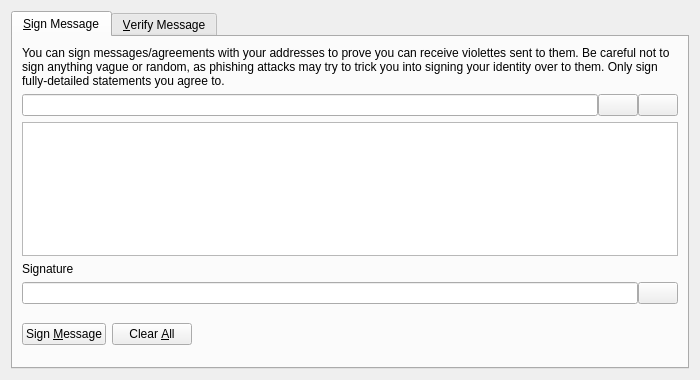
<?xml version="1.0" encoding="UTF-8"?>
<ui version="4.0">
 <class>SignVerifyMessageDialog</class>
 <widget class="QDialog" name="SignVerifyMessageDialog">
  <property name="geometry">
   <rect>
    <x>0</x>
    <y>0</y>
    <width>700</width>
    <height>380</height>
   </rect>
  </property>
  <property name="windowTitle">
   <string>Signatures - Sign / Verify a Message</string>
  </property>
  <property name="modal">
   <bool>true</bool>
  </property>
  <layout class="QVBoxLayout" name="verticalLayout">
   <item>
    <widget class="QTabWidget" name="tabWidget">
     <property name="currentIndex">
      <number>0</number>
     </property>
     <widget class="QWidget" name="tabSignMessage">
      <attribute name="title">
       <string>&amp;Sign Message</string>
      </attribute>
      <layout class="QVBoxLayout" name="verticalLayout_SM">
       <item>
        <widget class="QLabel" name="infoLabel_SM">
         <property name="text">
          <string>You can sign messages/agreements with your addresses to prove you can receive violettes sent to them. Be careful not to sign anything vague or random, as phishing attacks may try to trick you into signing your identity over to them. Only sign fully-detailed statements you agree to.</string>
         </property>
         <property name="textFormat">
          <enum>Qt::PlainText</enum>
         </property>
         <property name="wordWrap">
          <bool>true</bool>
         </property>
        </widget>
       </item>
       <item>
        <layout class="QHBoxLayout" name="horizontalLayout_1_SM">
         <property name="spacing">
          <number>0</number>
         </property>
         <item>
          <widget class="QValidatedLineEdit" name="addressIn_SM">
           <property name="toolTip">
            <string>The Violette address to sign the message with</string>
           </property>
          </widget>
         </item>
         <item>
          <widget class="QPushButton" name="addressBookButton_SM">
           <property name="toolTip">
            <string>Choose previously used address</string>
           </property>
           <property name="text">
            <string/>
           </property>
           <property name="icon">
            <iconset resource="../bitcoin.qrc">
             <normaloff>:/icons/address-book</normaloff>:/icons/address-book</iconset>
           </property>
           <property name="shortcut">
            <string>Alt+A</string>
           </property>
           <property name="autoDefault">
            <bool>false</bool>
           </property>
          </widget>
         </item>
         <item>
          <widget class="QPushButton" name="pasteButton_SM">
           <property name="toolTip">
            <string>Paste address from clipboard</string>
           </property>
           <property name="text">
            <string/>
           </property>
           <property name="icon">
            <iconset resource="../bitcoin.qrc">
             <normaloff>:/icons/editpaste</normaloff>:/icons/editpaste</iconset>
           </property>
           <property name="shortcut">
            <string>Alt+P</string>
           </property>
           <property name="autoDefault">
            <bool>false</bool>
           </property>
          </widget>
         </item>
        </layout>
       </item>
       <item>
        <widget class="QPlainTextEdit" name="messageIn_SM">
         <property name="toolTip">
          <string>Enter the message you want to sign here</string>
         </property>
        </widget>
       </item>
       <item>
        <widget class="QLabel" name="signatureLabel_SM">
         <property name="text">
          <string>Signature</string>
         </property>
         <property name="textFormat">
          <enum>Qt::PlainText</enum>
         </property>
        </widget>
       </item>
       <item>
        <layout class="QHBoxLayout" name="horizontalLayout_2_SM">
         <property name="spacing">
          <number>0</number>
         </property>
         <item>
          <widget class="QLineEdit" name="signatureOut_SM">
           <property name="font">
            <font>
             <italic>true</italic>
            </font>
           </property>
           <property name="readOnly">
            <bool>true</bool>
           </property>
          </widget>
         </item>
         <item>
          <widget class="QPushButton" name="copySignatureButton_SM">
           <property name="toolTip">
            <string>Copy the current signature to the system clipboard</string>
           </property>
           <property name="text">
            <string/>
           </property>
           <property name="icon">
            <iconset resource="../bitcoin.qrc">
             <normaloff>:/icons/editcopy</normaloff>:/icons/editcopy</iconset>
           </property>
           <property name="autoDefault">
            <bool>false</bool>
           </property>
          </widget>
         </item>
        </layout>
       </item>
       <item>
        <layout class="QHBoxLayout" name="horizontalLayout_3_SM">
         <item>
          <widget class="QPushButton" name="signMessageButton_SM">
           <property name="toolTip">
            <string>Sign the message to prove you own this Violette address</string>
           </property>
           <property name="text">
            <string>Sign &amp;Message</string>
           </property>
           <property name="icon">
            <iconset resource="../bitcoin.qrc">
             <normaloff>:/icons/edit</normaloff>:/icons/edit</iconset>
           </property>
           <property name="autoDefault">
            <bool>false</bool>
           </property>
          </widget>
         </item>
         <item>
          <widget class="QPushButton" name="clearButton_SM">
           <property name="toolTip">
            <string>Reset all sign message fields</string>
           </property>
           <property name="text">
            <string>Clear &amp;All</string>
           </property>
           <property name="icon">
            <iconset resource="../bitcoin.qrc">
             <normaloff>:/icons/remove</normaloff>:/icons/remove</iconset>
           </property>
           <property name="autoDefault">
            <bool>false</bool>
           </property>
          </widget>
         </item>
         <item>
          <spacer name="horizontalSpacer_1_SM">
           <property name="orientation">
            <enum>Qt::Horizontal</enum>
           </property>
           <property name="sizeHint" stdset="0">
            <size>
             <width>40</width>
             <height>48</height>
            </size>
           </property>
          </spacer>
         </item>
         <item>
          <widget class="QLabel" name="statusLabel_SM">
           <property name="font">
            <font>
             <weight>75</weight>
             <bold>true</bold>
            </font>
           </property>
           <property name="text">
            <string/>
           </property>
           <property name="wordWrap">
            <bool>true</bool>
           </property>
          </widget>
         </item>
         <item>
          <spacer name="horizontalSpacer_2_SM">
           <property name="orientation">
            <enum>Qt::Horizontal</enum>
           </property>
           <property name="sizeHint" stdset="0">
            <size>
             <width>40</width>
             <height>48</height>
            </size>
           </property>
          </spacer>
         </item>
        </layout>
       </item>
      </layout>
     </widget>
     <widget class="QWidget" name="tabVerifyMessage">
      <attribute name="title">
       <string>&amp;Verify Message</string>
      </attribute>
      <layout class="QVBoxLayout" name="verticalLayout_VM">
       <item>
        <widget class="QLabel" name="infoLabel_VM">
         <property name="text">
          <string>Enter the receiver's address, message (ensure you copy line breaks, spaces, tabs, etc. exactly) and signature below to verify the message. Be careful not to read more into the signature than what is in the signed message itself, to avoid being tricked by a man-in-the-middle attack. Note that this only proves the signing party receives with the address, it cannot prove sendership of any transaction!</string>
         </property>
         <property name="textFormat">
          <enum>Qt::PlainText</enum>
         </property>
         <property name="alignment">
          <set>Qt::AlignLeading|Qt::AlignLeft|Qt::AlignTop</set>
         </property>
         <property name="wordWrap">
          <bool>true</bool>
         </property>
        </widget>
       </item>
       <item>
        <layout class="QHBoxLayout" name="horizontalLayout_1_VM">
         <property name="spacing">
          <number>0</number>
         </property>
         <item>
          <widget class="QValidatedLineEdit" name="addressIn_VM">
           <property name="toolTip">
            <string>The Violette address the message was signed with</string>
           </property>
          </widget>
         </item>
         <item>
          <widget class="QPushButton" name="addressBookButton_VM">
           <property name="toolTip">
            <string>Choose previously used address</string>
           </property>
           <property name="text">
            <string/>
           </property>
           <property name="icon">
            <iconset resource="../bitcoin.qrc">
             <normaloff>:/icons/address-book</normaloff>:/icons/address-book</iconset>
           </property>
           <property name="shortcut">
            <string>Alt+A</string>
           </property>
           <property name="autoDefault">
            <bool>false</bool>
           </property>
          </widget>
         </item>
        </layout>
       </item>
       <item>
        <widget class="QPlainTextEdit" name="messageIn_VM"/>
       </item>
       <item>
        <widget class="QValidatedLineEdit" name="signatureIn_VM"/>
       </item>
       <item>
        <layout class="QHBoxLayout" name="horizontalLayout_2_VM">
         <item>
          <widget class="QPushButton" name="verifyMessageButton_VM">
           <property name="toolTip">
            <string>Verify the message to ensure it was signed with the specified Violette address</string>
           </property>
           <property name="text">
            <string>Verify &amp;Message</string>
           </property>
           <property name="icon">
            <iconset resource="../bitcoin.qrc">
             <normaloff>:/icons/transaction_0</normaloff>:/icons/transaction_0</iconset>
           </property>
           <property name="autoDefault">
            <bool>false</bool>
           </property>
          </widget>
         </item>
         <item>
          <widget class="QPushButton" name="clearButton_VM">
           <property name="toolTip">
            <string>Reset all verify message fields</string>
           </property>
           <property name="text">
            <string>Clear &amp;All</string>
           </property>
           <property name="icon">
            <iconset resource="../bitcoin.qrc">
             <normaloff>:/icons/remove</normaloff>:/icons/remove</iconset>
           </property>
           <property name="autoDefault">
            <bool>false</bool>
           </property>
          </widget>
         </item>
         <item>
          <spacer name="horizontalSpacer_1_VM">
           <property name="orientation">
            <enum>Qt::Horizontal</enum>
           </property>
           <property name="sizeHint" stdset="0">
            <size>
             <width>40</width>
             <height>48</height>
            </size>
           </property>
          </spacer>
         </item>
         <item>
          <widget class="QLabel" name="statusLabel_VM">
           <property name="font">
            <font>
             <weight>75</weight>
             <bold>true</bold>
            </font>
           </property>
           <property name="text">
            <string/>
           </property>
           <property name="wordWrap">
            <bool>true</bool>
           </property>
          </widget>
         </item>
         <item>
          <spacer name="horizontalSpacer_2_VM">
           <property name="orientation">
            <enum>Qt::Horizontal</enum>
           </property>
           <property name="sizeHint" stdset="0">
            <size>
             <width>40</width>
             <height>48</height>
            </size>
           </property>
          </spacer>
         </item>
        </layout>
       </item>
      </layout>
     </widget>
    </widget>
   </item>
  </layout>
 </widget>
 <customwidgets>
  <customwidget>
   <class>QValidatedLineEdit</class>
   <extends>QLineEdit</extends>
   <header>qt/qvalidatedlineedit.h</header>
  </customwidget>
 </customwidgets>
 <resources>
  <include location="../bitcoin.qrc"/>
 </resources>
 <connections/>
</ui>
